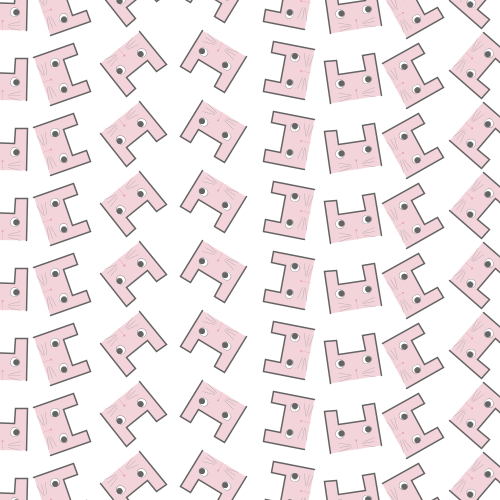
Frame 1 (no input)
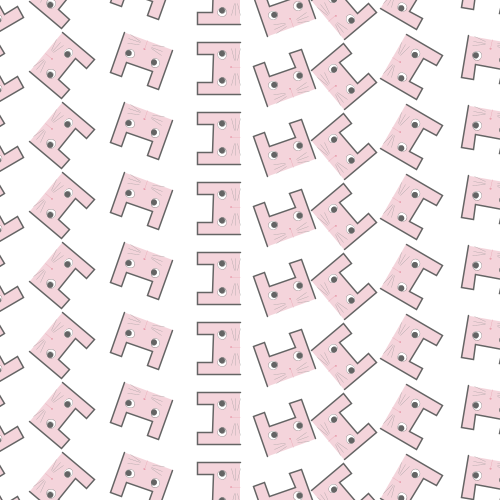
Frame 60 (the mouse pressed at the canvas centre just before this capture)
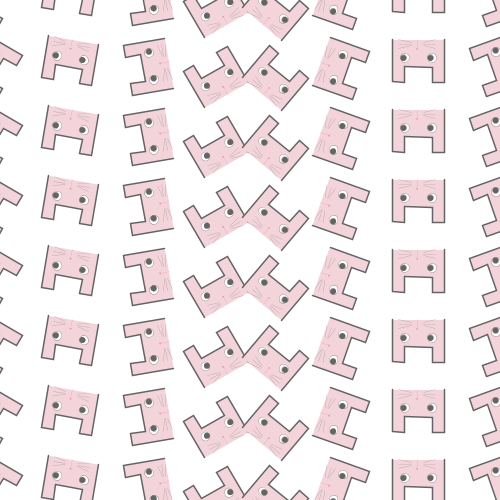
Frame 120 (the mouse held since frame 60 and released just before this capture)

The Processing sketch that drew these frames (run headless with seeded random() and noise(); from frame 60 on, the mouse is pressed at the canvas centre):

// Processing sketch: processing_14520
// ── processing_14520.pde


void setup()
{
  size(500,500);
}


void draw()
{
  background(255);
 for( float y=0; y<500; y=y+70)
 {
   for( float x=0; x<500; x=x+70)
   {
     noStroke();
     fill(mouseX,mouseY,150);
     pushMatrix();
     translate(x,y);
     rotate(radians(frameCount+x));
     scale(0.3);
     mydraw();
     popMatrix();
   }
 }
}






void mydraw()
{
strokeWeight(5);
stroke(100);
fill(244,212,219);
beginShape();
vertex(-80,100);
vertex(-80,-40);
vertex(-40,-40);
vertex(-40,10);
vertex(50,10);
vertex(50,-40);
vertex(90,-40);
vertex(90,100);
endShape();
 
 
strokeWeight(1);
stroke(100);
fill(255);
ellipse(-40,40,30,30);
ellipse(50,40,30,30);
 
fill(100);
ellipse(-35,40,20,20);
ellipse(55,40,20,20);
 
 
fill(232,152,168);
stroke(232,152,168);
ellipse(10,70,5,5);
line(10,70,10,100);
 
 
//수염좌우
stroke(150);
line(30,80,70,70);
line(30,85,70,85);
line(30,90,70,100);
 
line(-10,80,-50,70);
line(-10,85,-50,85);
line(-10,90,-50,100);


}

                
